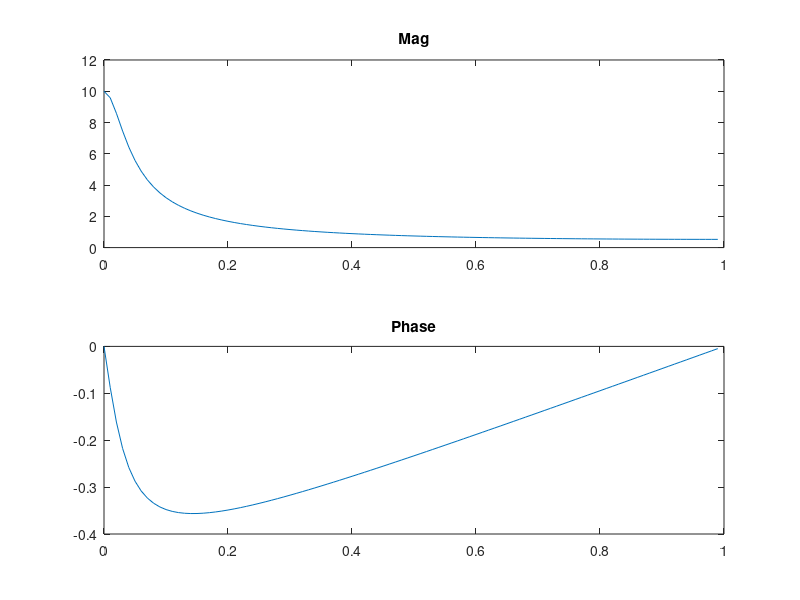

This figure's MATLAB source:
% 한밭대학교 20191780 육정훈

b = [1, 0];
a = [1, -0.9];

[H, w] = freqz(b, a, 100);
magH = abs(H);
phaH = angle(H);

subplot(2, 1, 1); plot(w/pi, magH); title("Mag");
subplot(2, 1, 2); plot(w/pi, phaH/pi); title("Phase");
